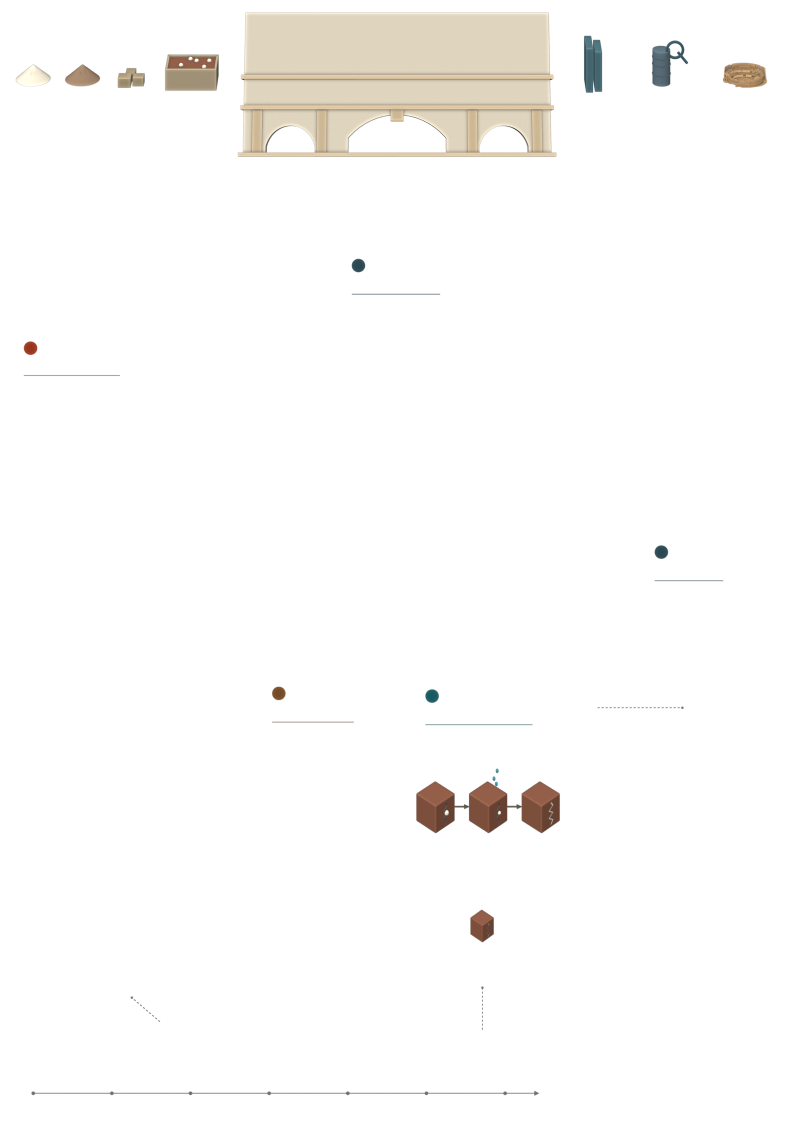
#> input picture project/narrative_benchmark_20261007/renders/narrative_v10_construction_details_overlay_pass.png, 2381 x 3367 px (shown at 1/3 size)
$ python objbox.py renders/narrative_v10_construction_details_overlay_pass.png
#> lines starting #> are read from the running program, lines starting #| are printed output that depends on the picture; after the words box and inside, x2 and y2 are one past the last pixel; in counts of white or black regions, pixels touching at a corner belong together
import sys
from PIL import Image
import numpy as np
im=np.array(Image.open(sys.argv[1]).convert('RGB')).astype(int)
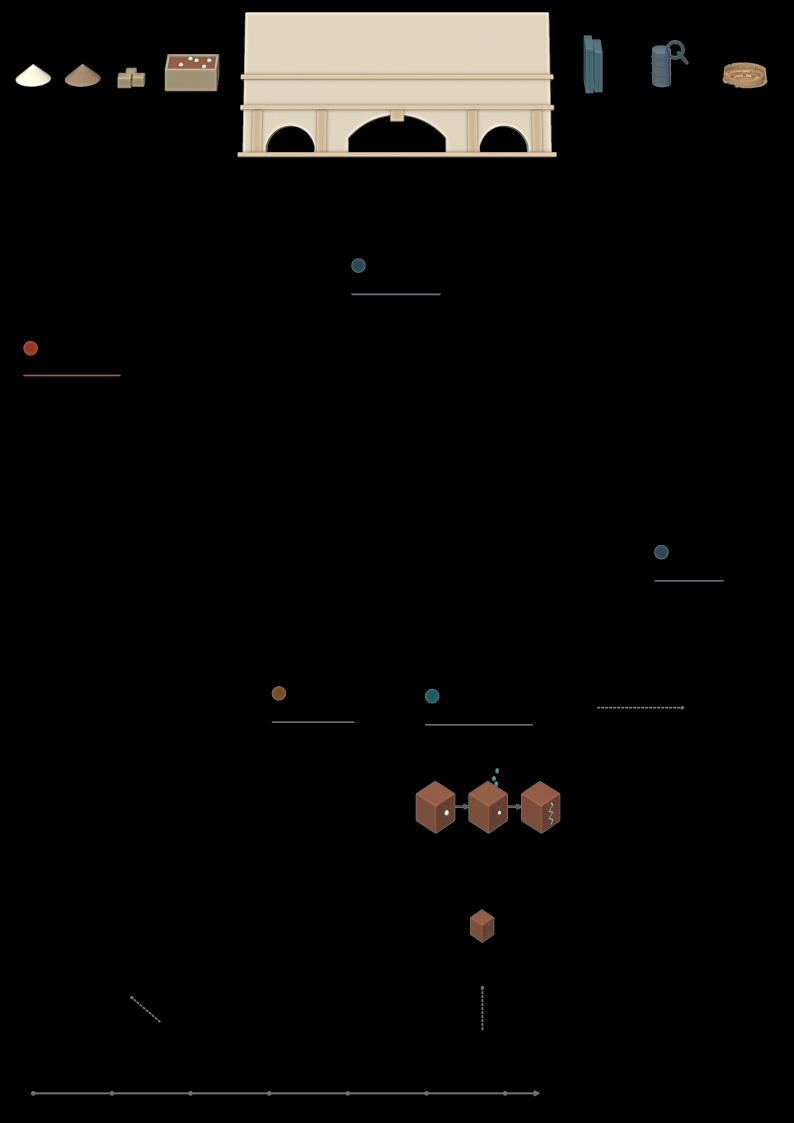
#> im: shape (3367, 2381, 3) int64 (shown at 1/3 size); mean R, G, B 12, 11.2, 9.9
def mask(x0,y0,x1,y1,bg,thr=28):
    sub=im[int(y0*2):int(y1*2),int(x0*2):int(x1*2)]
    return np.abs(sub-np.array(bg)).sum(axis=2)>thr
def cols(x0,y0,x1,y1,bg,thr=28):
    m=mask(x0,y0,x1,y1,bg,thr)
    return m.sum(axis=0)
def rows(x0,y0,x1,y1,bg,thr=28):
    m=mask(x0,y0,x1,y1,bg,thr)
    return m.sum(axis=1)
def bgsample(x0,y0,x1,y1):
#> called with x0 = 960, y0 = 1080, x1 = 1010, y1 = 1100
    sub=im[int(y0*2):int(y1*2),int(x0*2):int(x1*2)].reshape(-1,3)
    vals,counts=np.unique(sub//4,axis=0,return_counts=True)
#> vals = [[0, 0, 0]]; counts = [4000]
    return vals[counts.argmax()]*4+2
import json
# Privernum: label text x 899-1026, y1020-1078; object right
b=bgsample(960,1080,1010,1100); print('bg',b)
#> after `b = bgsample(960, 1080, 1010, 1100)`: b = [2, 2, 2]
c=cols(960,1000,1140,1100,b,40)
#> in mask, `sub=im[int(y0*2):int(y1*2),int(x0*2):int(x1*2)]`:
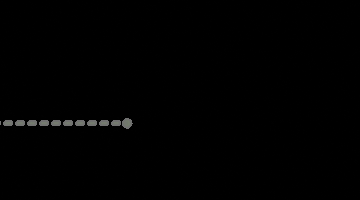
#> sub: shape (200, 360, 3) int64; mean R, G, B 1.1, 1.1, 1.1
#> in mask, `return np.abs(sub-np.array(bg)).sum(axis=2)>thr`:
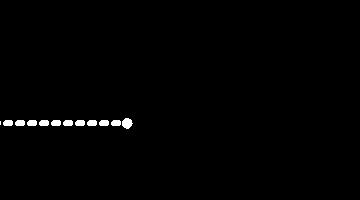
#> returned value: shape (200, 360) bool; 0.88% white; 12 white regions (1 under 20 px), largest, box (x1, y1, x2, y2) and area: (122, 118, 133, 129) 88, (3, 120, 13, 126) 54, (15, 120, 25, 126) 54
#> c = 360 values, max 11 at index 126, min 0 at index 1, mean 1.76
xs=[960+i/2 for i,v in enumerate(c) if v>3]
#> xs = 101 values from 960 to 1025.5
print('privernum: nonbg columns from',xs[:3],'...')
#> (printed output is left out)
# Print column profile coarse
print(' '.join('%.0f:%d'%(960+i/2,v) for i,v in enumerate(c) if i%4==0))
#> (printed output is left out)
# Ruin observation scene: label y1250 box; object above
b2=bgsample(860,1262,980,1275); print('bg2',b2)
#> after `b2 = bgsample(860, 1262, 980, 1275)`: b2 = [2, 2, 2]
r=rows(866,1120,965,1265,b2,40)
#> call 2 of mask, with x0 = 866, y0 = 1120, x1 = 965, y1 = 1265, bg = array of shape (3,), thr = 40
#> in mask (call 2), `sub=im[int(y0*2):int(y1*2),int(x0*2):int(x1*2)]`:
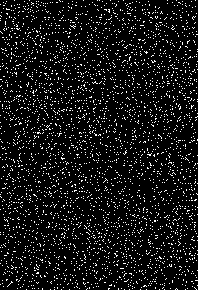
#> sub: shape (290, 198, 3) int64; values 0 (black) and 1 (white), 8.3% white in thin lines or dots
#> in mask (call 2), `return np.abs(sub-np.array(bg)).sum(axis=2)>thr`: returned value: shape (290, 198) bool; every value is 0
#> r = 290 values from 0 to 0
print(' '.join('%.1f:%d'%(1120+i/2,v) for i,v in enumerate(r) if i>=220))
#> (printed output is left out)

$ run again, on project/narrative_benchmark_20261007/renders/narrative_v12_construction_details_overlay_pass.png
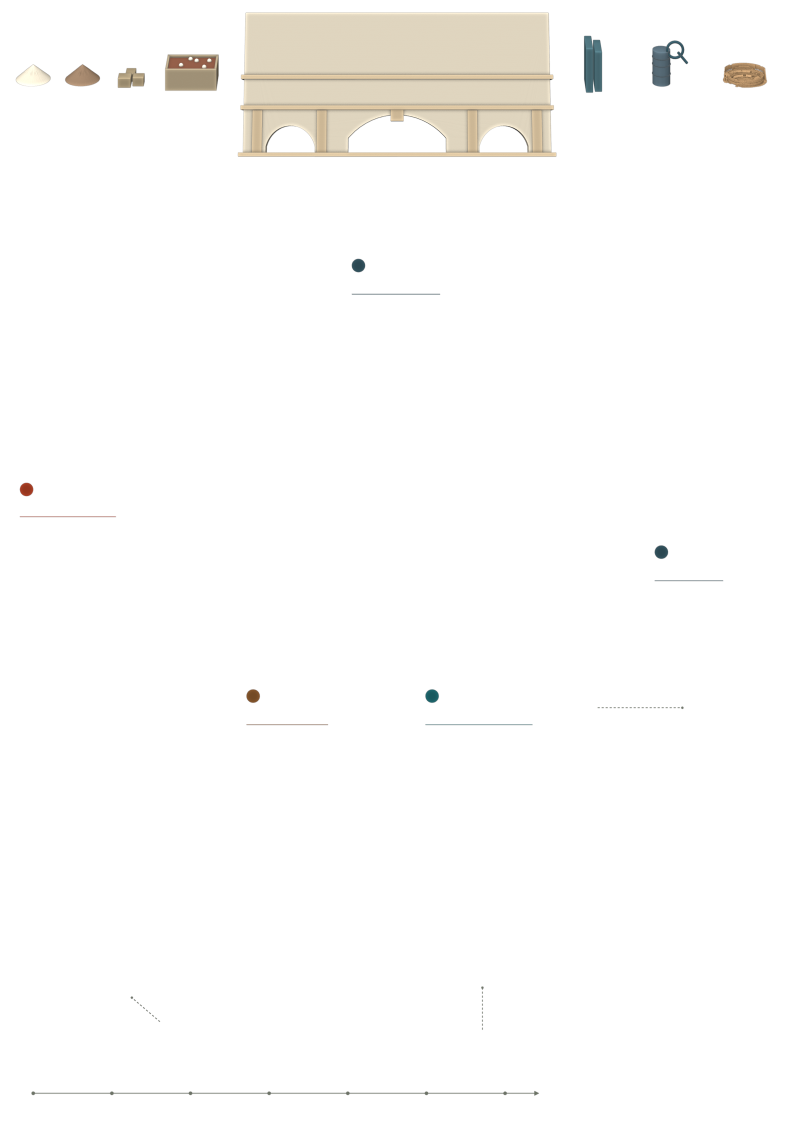
#> input picture project/narrative_benchmark_20261007/renders/narrative_v12_construction_details_overlay_pass.png, 2381 x 3367 px (shown at 1/3 size)
#> `im=np.array(Image.open(sys.argv[1]).convert('RGB')).astype(int)`:
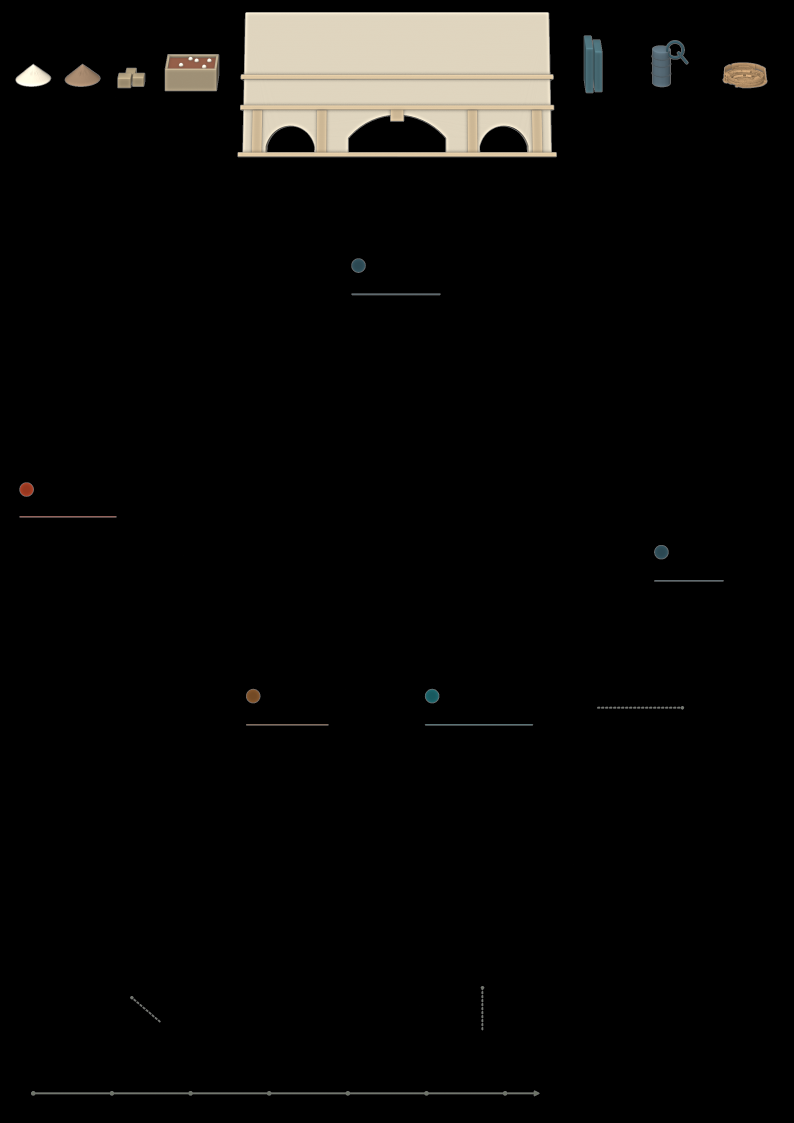
#> im: shape (3367, 2381, 3) int64 (shown at 1/3 size); mean R, G, B 11.2, 10.6, 9.5
#> vals = [[0, 0, 0]]; counts = [4000]
#> b = [2, 2, 2]
#> c = 360 values, max 11 at index 126, min 0 at index 1, mean 1.76
#> xs = 101 values from 960 to 1025.5
#> (printed output is left out)
#> (printed output is left out)
#> b2 = [2, 2, 2]
#> sub: shape (290, 198, 3) int64; values 0 (black) and 1 (white), 8.3% white in thin lines or dots
#> r = 290 values from 0 to 0
#> (printed output is left out)
